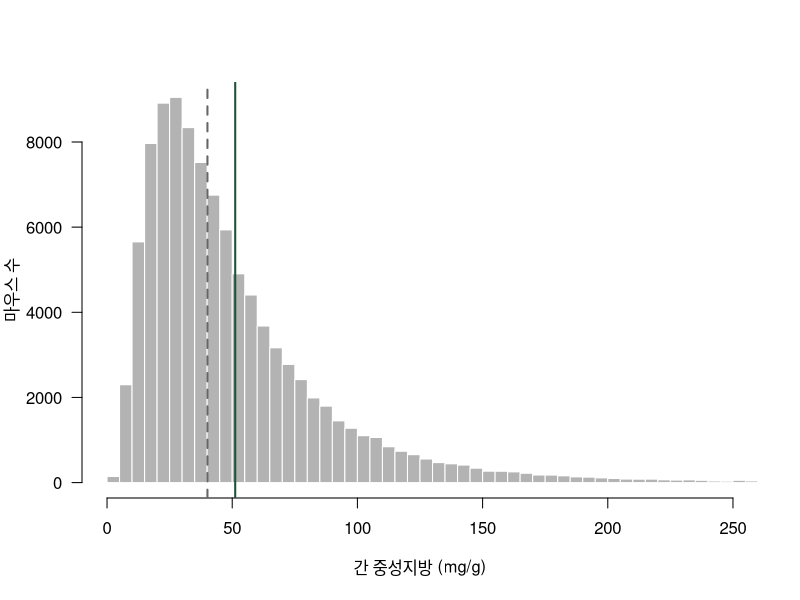
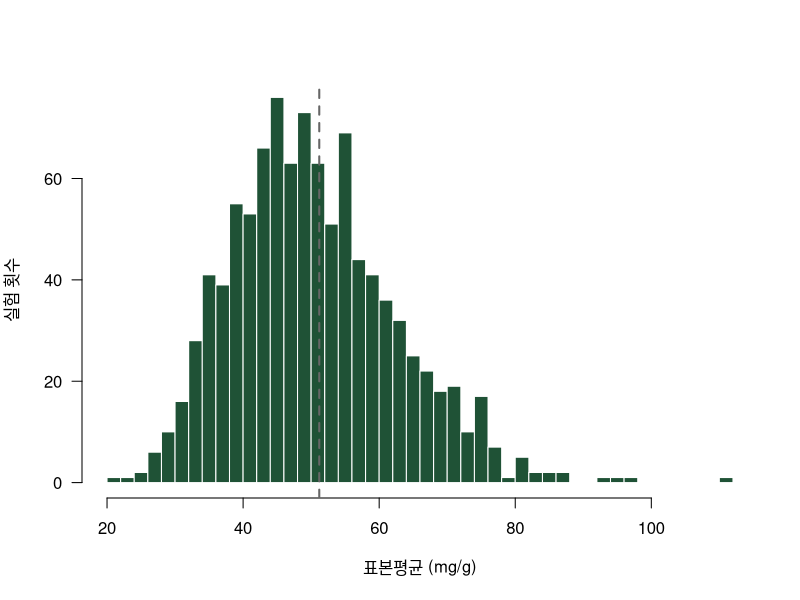
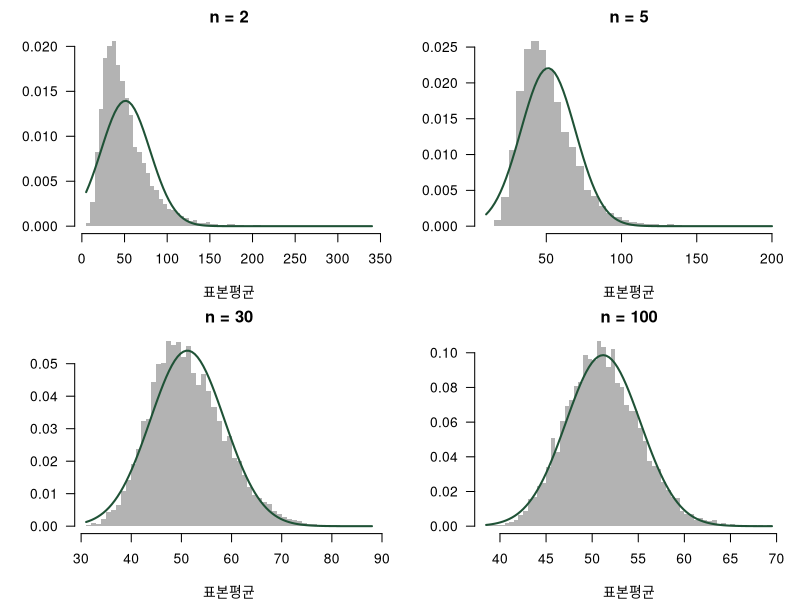
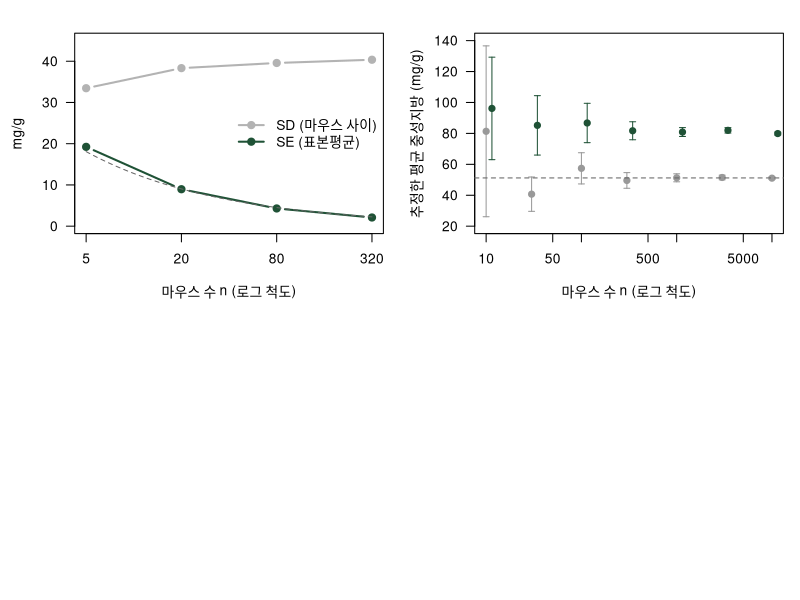

These figures' R source, in order:
## ---- chunk 1
#| label: setup-pop
set.seed(20261021)
pop <- round(rlnorm(100000, meanlog = log(40), sdlog = 0.7), 1)   # 모집단 10만 마리

mu    <- mean(pop)                       # 모평균
sigma <- sqrt(mean((pop - mu)^2))        # 모표준편차 (모집단 전체라 N으로 나눔)
c(mu = mu, sigma = sigma)
## ---- chunk 2
#| label: fig-pop
#| fig-cap: "모집단 10만 마리의 간 중성지방. 초록 선: 모평균 μ, 회색 점선: 중앙값"
#| fig-height: 3.5
hist(pop, breaks = 100, col = "grey70", border = "white", las = 1, xlim = c(0, 250),
     main = "", xlab = "간 중성지방 (mg/g)", ylab = "마우스 수")
abline(v = mu, col = "#1F5236", lwd = 2)
abline(v = median(pop), col = "grey40", lwd = 2, lty = 2)
## ---- chunk 3
#| label: one-sample
set.seed(1)
x <- sample(pop, 10)       # 마우스 10마리를 무작위로 골라 측정
x
mean(x)                    # 추정값
## ---- chunk 4
#| label: sampling-dist
set.seed(2)
means10 <- replicate(1000, mean(sample(pop, 10)))   # 10마리 실험 1000번의 표본평균
c(mean = mean(means10), sd = sd(means10))
## ---- chunk 5
#| label: fig-sampling
#| fig-cap: "10마리 실험을 1000번 했을 때 표본평균의 분포(표집분포). 회색 점선: 모평균 μ"
#| fig-height: 3.5
hist(means10, breaks = 40, col = "#1F5236", border = "white", las = 1,
     main = "", xlab = "표본평균 (mg/g)", ylab = "실험 횟수")
abline(v = mu, col = "grey40", lwd = 2, lty = 2)
## ---- chunk 6
#| label: fig-clt
#| fig-cap: "표본 크기 n에 따른 표본평균의 분포(1만 번). 초록 선: 정규분포 N(μ, σ²/n)"
#| fig-height: 5
set.seed(3)
skew <- function(v) mean((v - mean(v))^3) / sd(v)^3   # 치우침: 0이면 좌우 대칭
par(mfrow = c(2, 2), mar = c(4, 4.5, 2, 1))
clt <- sapply(c(2, 5, 30, 100), function(n) {
  m <- replicate(10000, mean(sample(pop, n)))
  hist(m, breaks = 50, freq = FALSE, col = "grey70", border = NA, las = 1,
       main = paste0("n = ", n), xlab = "표본평균", ylab = "")
  curve(dnorm(x, mu, sigma / sqrt(n)), add = TRUE, col = "#1F5236", lwd = 2)
  c(n = n, sd_sim = sd(m), se_formula = sigma / sqrt(n), skewness = skew(m))
})
round(t(clt), 2)
## ---- chunk 7
#| label: sd-se
set.seed(4)
ns <- c(5, 20, 80, 320)
sd_se <- t(sapply(ns, function(n) {
  r <- replicate(1000, { x <- sample(pop, n); c(mean(x), sd(x)) })
  c(n = n, avg_SD = mean(r[2, ]), SE_sim = sd(r[1, ]), SE_formula = sigma / sqrt(n))
}))
round(sd_se, 2)
## ---- chunk 8
#| label: fig-sd-se
#| fig-cap: "표본 크기에 따른 SD(회색)와 SE(초록). 점선: 공식 σ/√n"
#| fig-height: 3.5
plot(ns, sd_se[, "avg_SD"], log = "x", type = "b", pch = 19, lwd = 2, col = "grey70",
     ylim = c(0, 45), las = 1, xaxt = "n", xlab = "마우스 수 n (로그 척도)", ylab = "mg/g")
axis(1, at = ns)
lines(ns, sd_se[, "SE_sim"], type = "b", pch = 19, lwd = 2, col = "#1F5236")
curve(sigma / sqrt(x), add = TRUE, lty = 2, col = "grey40")
legend("right", c("SD (마우스 사이)", "SE (표본평균)"), col = c("grey70", "#1F5236"),
       pch = 19, lwd = 2, bty = "n")
## ---- chunk 9
#| label: bias
w <- plogis((pop - 50) / 10)                   # 마우스별로 뽑힐 확률 (중성지방이 높을수록 큼)
set.seed(5)
ns_b <- c(10, 30, 100, 300, 1000, 3000, 10000)
est <- t(sapply(ns_b, function(n) {
  xr <- sample(pop, n)                         # 무작위 표본
  xb <- sample(pop, n, prob = w)               # 치우친 표본
  c(n = n, random = mean(xr), random_SE = sd(xr) / sqrt(n),
    biased = mean(xb), biased_SE = sd(xb) / sqrt(n))
}))
round(est, 1)
## ---- chunk 10
#| label: fig-bias
#| fig-cap: "표본 크기에 따른 추정값 ± 2 SE. 회색: 무작위 표본, 초록: 치우친 표본, 점선: 참값 μ"
#| fig-height: 4
plot(ns_b, est[, "random"], log = "x", pch = 19, col = "grey60", ylim = c(20, 140), las = 1,
     xlab = "마우스 수 n (로그 척도)", ylab = "추정한 평균 중성지방 (mg/g)")
arrows(ns_b, est[, "random"] - 2 * est[, "random_SE"], ns_b, est[, "random"] + 2 * est[, "random_SE"],
       angle = 90, code = 3, length = 0.03, col = "grey60")
points(ns_b * 1.15, est[, "biased"], pch = 19, col = "#1F5236")
arrows(ns_b * 1.15, est[, "biased"] - 2 * est[, "biased_SE"], ns_b * 1.15,
       est[, "biased"] + 2 * est[, "biased_SE"], angle = 90, code = 3, length = 0.03, col = "#1F5236")
abline(h = mu, lty = 2, col = "grey40")
